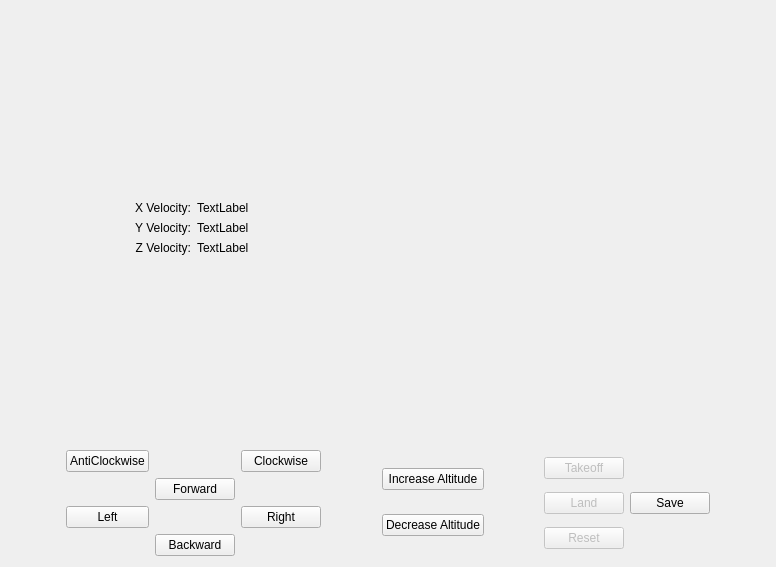
<?xml version="1.0" encoding="UTF-8"?>
<ui version="4.0">
 <class>Form</class>
 <widget class="QWidget" name="Form">
  <property name="geometry">
   <rect>
    <x>0</x>
    <y>0</y>
    <width>776</width>
    <height>567</height>
   </rect>
  </property>
  <property name="mouseTracking">
   <bool>false</bool>
  </property>
  <property name="windowTitle">
   <string>GameOfDrones GUI</string>
  </property>
  <layout class="QGridLayout" name="gridLayout_5">
   <item row="0" column="1">
    <layout class="QGridLayout" name="gridLayout_6">
     <item row="1" column="0">
      <widget class="QLabel" name="label">
       <property name="layoutDirection">
        <enum>Qt::LeftToRight</enum>
       </property>
       <property name="text">
        <string>X Velocity:</string>
       </property>
       <property name="alignment">
        <set>Qt::AlignRight|Qt::AlignTrailing|Qt::AlignVCenter</set>
       </property>
       <property name="margin">
        <number>7</number>
       </property>
      </widget>
     </item>
     <item row="1" column="1">
      <widget class="QLabel" name="xVelLabel">
       <property name="text">
        <string>TextLabel</string>
       </property>
      </widget>
     </item>
     <item row="2" column="1">
      <widget class="QLabel" name="yVelLabel">
       <property name="text">
        <string>TextLabel</string>
       </property>
      </widget>
     </item>
     <item row="2" column="0">
      <widget class="QLabel" name="label_3">
       <property name="layoutDirection">
        <enum>Qt::LeftToRight</enum>
       </property>
       <property name="text">
        <string>Y Velocity:</string>
       </property>
       <property name="alignment">
        <set>Qt::AlignRight|Qt::AlignTrailing|Qt::AlignVCenter</set>
       </property>
       <property name="margin">
        <number>7</number>
       </property>
      </widget>
     </item>
     <item row="3" column="1">
      <widget class="QLabel" name="zVelLabel">
       <property name="text">
        <string>TextLabel</string>
       </property>
      </widget>
     </item>
     <item row="3" column="0">
      <widget class="QLabel" name="label_5">
       <property name="layoutDirection">
        <enum>Qt::LeftToRight</enum>
       </property>
       <property name="text">
        <string>Z Velocity:</string>
       </property>
       <property name="alignment">
        <set>Qt::AlignRight|Qt::AlignTrailing|Qt::AlignVCenter</set>
       </property>
       <property name="margin">
        <number>7</number>
       </property>
      </widget>
     </item>
     <item row="4" column="1">
      <spacer name="verticalSpacer_2">
       <property name="orientation">
        <enum>Qt::Vertical</enum>
       </property>
       <property name="sizeHint" stdset="0">
        <size>
         <width>20</width>
         <height>40</height>
        </size>
       </property>
      </spacer>
     </item>
     <item row="0" column="1">
      <spacer name="verticalSpacer_3">
       <property name="orientation">
        <enum>Qt::Vertical</enum>
       </property>
       <property name="sizeHint" stdset="0">
        <size>
         <width>20</width>
         <height>40</height>
        </size>
       </property>
      </spacer>
     </item>
    </layout>
   </item>
   <item row="2" column="1">
    <layout class="QGridLayout" name="gridLayout_2">
     <item row="0" column="2">
      <widget class="QPushButton" name="cwButton">
       <property name="toolTip">
        <string>&lt;html&gt;&lt;head/&gt;&lt;body&gt;&lt;p&gt;Rotate the drone clockwise (E)&lt;/p&gt;&lt;/body&gt;&lt;/html&gt;</string>
       </property>
       <property name="text">
        <string>Clockwise</string>
       </property>
       <property name="shortcut">
        <string>E</string>
       </property>
      </widget>
     </item>
     <item row="2" column="0">
      <widget class="QPushButton" name="leftButton">
       <property name="toolTip">
        <string>&lt;html&gt;&lt;head/&gt;&lt;body&gt;&lt;p&gt;Move the drone left (A)&lt;/p&gt;&lt;/body&gt;&lt;/html&gt;</string>
       </property>
       <property name="text">
        <string>Left</string>
       </property>
       <property name="shortcut">
        <string>A</string>
       </property>
      </widget>
     </item>
     <item row="2" column="2">
      <widget class="QPushButton" name="rightButton">
       <property name="toolTip">
        <string>&lt;html&gt;&lt;head/&gt;&lt;body&gt;&lt;p&gt;Move the drone right (D)&lt;/p&gt;&lt;/body&gt;&lt;/html&gt;</string>
       </property>
       <property name="text">
        <string>Right</string>
       </property>
       <property name="shortcut">
        <string>D</string>
       </property>
      </widget>
     </item>
     <item row="3" column="1">
      <widget class="QPushButton" name="backwardButton">
       <property name="toolTip">
        <string>&lt;html&gt;&lt;head/&gt;&lt;body&gt;&lt;p&gt;Move the drone backward (S)&lt;/p&gt;&lt;/body&gt;&lt;/html&gt;</string>
       </property>
       <property name="text">
        <string>Backward</string>
       </property>
       <property name="shortcut">
        <string>S</string>
       </property>
      </widget>
     </item>
     <item row="0" column="0">
      <widget class="QPushButton" name="ccwButton">
       <property name="toolTip">
        <string>&lt;html&gt;&lt;head/&gt;&lt;body&gt;&lt;p&gt;Rotate the drone counter clockwise (Q)&lt;/p&gt;&lt;/body&gt;&lt;/html&gt;</string>
       </property>
       <property name="text">
        <string>AntiClockwise</string>
       </property>
       <property name="shortcut">
        <string>Q</string>
       </property>
      </widget>
     </item>
     <item row="1" column="1">
      <widget class="QPushButton" name="forwardButton">
       <property name="toolTip">
        <string>&lt;html&gt;&lt;head/&gt;&lt;body&gt;&lt;p&gt;Move the drone forward (W)&lt;/p&gt;&lt;/body&gt;&lt;/html&gt;</string>
       </property>
       <property name="text">
        <string>Forward</string>
       </property>
       <property name="shortcut">
        <string>W</string>
       </property>
      </widget>
     </item>
    </layout>
   </item>
   <item row="2" column="5">
    <layout class="QGridLayout" name="gridLayout">
     <item row="2" column="0">
      <widget class="QPushButton" name="resetButton">
       <property name="enabled">
        <bool>false</bool>
       </property>
       <property name="toolTip">
        <string>&lt;html&gt;&lt;head/&gt;&lt;body&gt;&lt;p&gt;Reset (P)&lt;/p&gt;&lt;/body&gt;&lt;/html&gt;</string>
       </property>
       <property name="text">
        <string>Reset</string>
       </property>
       <property name="shortcut">
        <string>P</string>
       </property>
      </widget>
     </item>
     <item row="0" column="0">
      <widget class="QPushButton" name="takeoffButton">
       <property name="enabled">
        <bool>false</bool>
       </property>
       <property name="toolTip">
        <string>&lt;html&gt;&lt;head/&gt;&lt;body&gt;&lt;p&gt;Take off (T)&lt;/p&gt;&lt;/body&gt;&lt;/html&gt;</string>
       </property>
       <property name="text">
        <string>Takeoff</string>
       </property>
       <property name="shortcut">
        <string>T</string>
       </property>
      </widget>
     </item>
     <item row="1" column="0">
      <widget class="QPushButton" name="landButton">
       <property name="enabled">
        <bool>false</bool>
       </property>
       <property name="toolTip">
        <string>&lt;html&gt;&lt;head/&gt;&lt;body&gt;&lt;p&gt;Land (L)&lt;/p&gt;&lt;/body&gt;&lt;/html&gt;</string>
       </property>
       <property name="text">
        <string>Land</string>
       </property>
       <property name="shortcut">
        <string>L</string>
       </property>
      </widget>
     </item>
    </layout>
   </item>
   <item row="2" column="3">
    <layout class="QGridLayout" name="gridLayout_3">
     <item row="2" column="0">
      <widget class="QPushButton" name="decreaseAltButton">
       <property name="toolTip">
        <string>&lt;html&gt;&lt;head/&gt;&lt;body&gt;&lt;p&gt;Decrease the drone's altitude (C)&lt;/p&gt;&lt;/body&gt;&lt;/html&gt;</string>
       </property>
       <property name="text">
        <string>Decrease Altitude</string>
       </property>
       <property name="shortcut">
        <string>C</string>
       </property>
      </widget>
     </item>
     <item row="1" column="0">
      <widget class="QPushButton" name="increaseAltButton">
       <property name="toolTip">
        <string>&lt;html&gt;&lt;head/&gt;&lt;body&gt;&lt;p&gt;Increase the drone's altitude (space)&lt;/p&gt;&lt;/body&gt;&lt;/html&gt;</string>
       </property>
       <property name="text">
        <string>Increase Altitude</string>
       </property>
       <property name="shortcut">
        <string>Space</string>
       </property>
      </widget>
     </item>
    </layout>
   </item>
   <item row="0" column="5">
    <spacer name="verticalSpacer">
     <property name="orientation">
      <enum>Qt::Vertical</enum>
     </property>
     <property name="sizeHint" stdset="0">
      <size>
       <width>20</width>
       <height>40</height>
      </size>
     </property>
    </spacer>
   </item>
   <item row="2" column="2">
    <spacer name="horizontalSpacer">
     <property name="orientation">
      <enum>Qt::Horizontal</enum>
     </property>
     <property name="sizeHint" stdset="0">
      <size>
       <width>40</width>
       <height>20</height>
      </size>
     </property>
    </spacer>
   </item>
   <item row="2" column="8">
    <spacer name="horizontalSpacer_3">
     <property name="orientation">
      <enum>Qt::Horizontal</enum>
     </property>
     <property name="sizeHint" stdset="0">
      <size>
       <width>40</width>
       <height>20</height>
      </size>
     </property>
    </spacer>
   </item>
   <item row="2" column="0">
    <spacer name="horizontalSpacer_4">
     <property name="orientation">
      <enum>Qt::Horizontal</enum>
     </property>
     <property name="sizeHint" stdset="0">
      <size>
       <width>40</width>
       <height>20</height>
      </size>
     </property>
    </spacer>
   </item>
   <item row="2" column="4">
    <spacer name="horizontalSpacer_2">
     <property name="orientation">
      <enum>Qt::Horizontal</enum>
     </property>
     <property name="sizeHint" stdset="0">
      <size>
       <width>40</width>
       <height>20</height>
      </size>
     </property>
    </spacer>
   </item>
   <item row="2" column="7">
    <widget class="QPushButton" name="saveButton">
     <property name="toolTip">
      <string>&lt;html&gt;&lt;head/&gt;&lt;body&gt;&lt;p&gt;Save the drone data to a permanent CSV file (K)&lt;/p&gt;&lt;/body&gt;&lt;/html&gt;</string>
     </property>
     <property name="text">
      <string>Save</string>
     </property>
     <property name="shortcut">
      <string>K</string>
     </property>
    </widget>
   </item>
  </layout>
 </widget>
 <resources/>
 <connections>
  <connection>
   <sender>ccwButton</sender>
   <signal>clicked()</signal>
   <receiver>Form</receiver>
   <slot>update()</slot>
   <hints>
    <hint type="sourcelabel">
     <x>111</x>
     <y>458</y>
    </hint>
    <hint type="destinationlabel">
     <x>387</x>
     <y>283</y>
    </hint>
   </hints>
  </connection>
  <connection>
   <sender>takeoffButton</sender>
   <signal>clicked()</signal>
   <receiver>Form</receiver>
   <slot>update()</slot>
   <hints>
    <hint type="sourcelabel">
     <x>584</x>
     <y>465</y>
    </hint>
    <hint type="destinationlabel">
     <x>387</x>
     <y>283</y>
    </hint>
   </hints>
  </connection>
  <connection>
   <sender>saveButton</sender>
   <signal>clicked()</signal>
   <receiver>Form</receiver>
   <slot>update()</slot>
   <hints>
    <hint type="sourcelabel">
     <x>666</x>
     <y>501</y>
    </hint>
    <hint type="destinationlabel">
     <x>387</x>
     <y>283</y>
    </hint>
   </hints>
  </connection>
  <connection>
   <sender>resetButton</sender>
   <signal>clicked()</signal>
   <receiver>Form</receiver>
   <slot>update()</slot>
   <hints>
    <hint type="sourcelabel">
     <x>584</x>
     <y>537</y>
    </hint>
    <hint type="destinationlabel">
     <x>387</x>
     <y>283</y>
    </hint>
   </hints>
  </connection>
  <connection>
   <sender>rightButton</sender>
   <signal>clicked()</signal>
   <receiver>Form</receiver>
   <slot>update()</slot>
   <hints>
    <hint type="sourcelabel">
     <x>273</x>
     <y>516</y>
    </hint>
    <hint type="destinationlabel">
     <x>387</x>
     <y>283</y>
    </hint>
   </hints>
  </connection>
  <connection>
   <sender>leftButton</sender>
   <signal>clicked()</signal>
   <receiver>Form</receiver>
   <slot>update()</slot>
   <hints>
    <hint type="sourcelabel">
     <x>111</x>
     <y>516</y>
    </hint>
    <hint type="destinationlabel">
     <x>387</x>
     <y>283</y>
    </hint>
   </hints>
  </connection>
  <connection>
   <sender>landButton</sender>
   <signal>clicked()</signal>
   <receiver>Form</receiver>
   <slot>update()</slot>
   <hints>
    <hint type="sourcelabel">
     <x>584</x>
     <y>501</y>
    </hint>
    <hint type="destinationlabel">
     <x>387</x>
     <y>283</y>
    </hint>
   </hints>
  </connection>
  <connection>
   <sender>increaseAltButton</sender>
   <signal>clicked()</signal>
   <receiver>Form</receiver>
   <slot>update()</slot>
   <hints>
    <hint type="sourcelabel">
     <x>428</x>
     <y>477</y>
    </hint>
    <hint type="destinationlabel">
     <x>387</x>
     <y>283</y>
    </hint>
   </hints>
  </connection>
  <connection>
   <sender>forwardButton</sender>
   <signal>clicked()</signal>
   <receiver>Form</receiver>
   <slot>update()</slot>
   <hints>
    <hint type="sourcelabel">
     <x>192</x>
     <y>487</y>
    </hint>
    <hint type="destinationlabel">
     <x>387</x>
     <y>283</y>
    </hint>
   </hints>
  </connection>
  <connection>
   <sender>decreaseAltButton</sender>
   <signal>clicked()</signal>
   <receiver>Form</receiver>
   <slot>update()</slot>
   <hints>
    <hint type="sourcelabel">
     <x>428</x>
     <y>525</y>
    </hint>
    <hint type="destinationlabel">
     <x>387</x>
     <y>283</y>
    </hint>
   </hints>
  </connection>
  <connection>
   <sender>cwButton</sender>
   <signal>clicked()</signal>
   <receiver>Form</receiver>
   <slot>update()</slot>
   <hints>
    <hint type="sourcelabel">
     <x>273</x>
     <y>458</y>
    </hint>
    <hint type="destinationlabel">
     <x>387</x>
     <y>283</y>
    </hint>
   </hints>
  </connection>
  <connection>
   <sender>backwardButton</sender>
   <signal>clicked()</signal>
   <receiver>Form</receiver>
   <slot>update()</slot>
   <hints>
    <hint type="sourcelabel">
     <x>192</x>
     <y>545</y>
    </hint>
    <hint type="destinationlabel">
     <x>387</x>
     <y>283</y>
    </hint>
   </hints>
  </connection>
  <connection>
   <sender>Form</sender>
   <signal>destroyed()</signal>
   <receiver>Form</receiver>
   <slot>close()</slot>
   <hints>
    <hint type="sourcelabel">
     <x>387</x>
     <y>283</y>
    </hint>
    <hint type="destinationlabel">
     <x>387</x>
     <y>283</y>
    </hint>
   </hints>
  </connection>
 </connections>
</ui>
